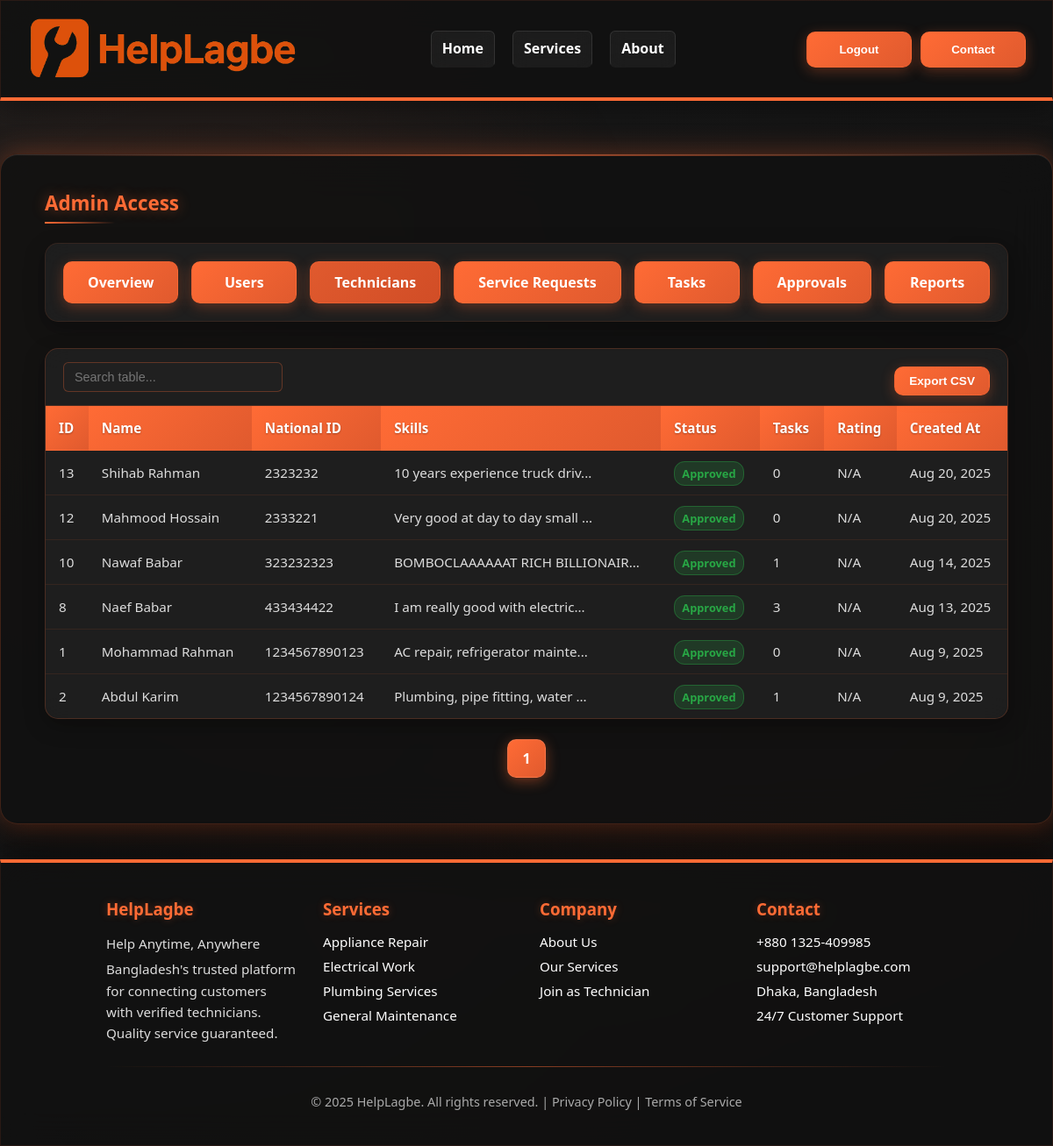
Screenshot of /admindash.php?tab=technicians with the database file from the repository.
### tables this page shows
CREATE TABLE `technician` (
  `technician_id` int(11) NOT NULL,
  `national_id` varchar(50) NOT NULL,
  `Full_Name` varchar(255) NOT NULL,
  `Required_Documents` text DEFAULT NULL,
  `Skill_details` text NOT NULL,
  `status` enum('pending','approved','rejected') DEFAULT 'pending',
  `user_id` int(11) NOT NULL,
  `created_at` timestamp NOT NULL DEFAULT current_timestamp(),
  `updated_at` timestamp NOT NULL DEFAULT current_timestamp() ON UPDATE current_timestamp(),
  `address` text DEFAULT NULL
);

### admindash.php (the view, shortened to what this page needs)
<?php
require 'db.php';
$perPage = 10;
$page = isset($_GET['page']) ? max(1, (int) $_GET['page']) : 1;
$offset = ($page - 1) * $perPage;
$allowed_tabs = ['overview', 'users', 'technicians', 'requests', 'tasks', 'approvals', 'reports'];
$tab = isset($_GET['tab']) && in_array($_GET['tab'], $allowed_tabs) ? $_GET['tab'] : 'overview';
function getCount($conn, $sql)
{
  $res = $conn->query($sql);
  if ($res && $row = $res->fetch_assoc()) {
    return (int) $row['count'];
  }
  return 0;
}
function getTotalPages($conn, $countSql, $perPage)
{
  $totalItems = getCount($conn, $countSql);
  return ceil($totalItems / $perPage);
}
?>
<!DOCTYPE html>
<html lang="en">
<head>
</head>
<body>
  <header>
    <div class="logo">
      <img src="logo.png" alt="HelpLagbe Logo" />
    </div>
    <nav>
      <a href="homepage.html">Home</a>
      <a href="#services">Services</a>
      <a href="#about">About</a>
    </nav>
    <div style="display:flex; gap:10px;">
      <button class="btn" onclick="location.href='login.html'">Logout</button>
      <button class="btn"
        onclick="document.getElementById('contact').scrollIntoView({behavior:'smooth'})">Contact</button>
    </div>
  </header>
  <div class="container">
    <div class="admin-access">Admin Access</div>
    <div class="buttons-box">
      <a href="?tab=overview" class="btn"
        style="background: <?= $tab === 'overview' ? 'linear-gradient(135deg, #e05a2e, #d14d26)' : 'linear-gradient(135deg, #ff6b35, #e05a2e)' ?>;">Overview</a>
      <a href="?tab=users" class="btn"
        style="background: <?= $tab === 'users' ? 'linear-gradient(135deg, #e05a2e, #d14d26)' : 'linear-gradient(135deg, #ff6b35, #e05a2e)' ?>;">Users</a>
      <a href="?tab=technicians" class="btn"
        style="background: <?= $tab === 'technicians' ? 'linear-gradient(135deg, #e05a2e, #d14d26)' : 'linear-gradient(135deg, #ff6b35, #e05a2e)' ?>;">Technicians</a>
      <a href="?tab=requests" class="btn"
        style="background: <?= $tab === 'requests' ? 'linear-gradient(135deg, #e05a2e, #d14d26)' : 'linear-gradient(135deg, #ff6b35, #e05a2e)' ?>;">Service
        Requests</a>
      <a href="?tab=tasks" class="btn"
        style="background: <?= $tab === 'tasks' ? 'linear-gradient(135deg, #e05a2e, #d14d26)' : 'linear-gradient(135deg, #ff6b35, #e05a2e)' ?>;">Tasks</a>
      <a href="?tab=approvals" class="btn"
        style="background: <?= $tab === 'approvals' ? 'linear-gradient(135deg, #e05a2e, #d14d26)' : 'linear-gradient(135deg, #ff6b35, #e05a2e)' ?>;">Approvals</a>
      <a href="?tab=reports" class="btn"
        style="background: <?= $tab === 'reports' ? 'linear-gradient(135deg, #e05a2e, #d14d26)' : 'linear-gradient(135deg, #ff6b35, #e05a2e)' ?>;">Reports</a>
    </div>
    <?php if ($tab === 'overview'):
      $totalUsers = getCount($conn, "SELECT COUNT(*) AS count FROM users");
      $totalTechnicians = getCount($conn, "SELECT COUNT(*) AS count FROM technician");
      $pendingTechnicians = getCount($conn, "SELECT COUNT(*) AS count FROM technician WHERE status = 'pending'");
      $approvedTechnicians = getCount($conn, "SELECT COUNT(*) AS count FROM technician WHERE status = 'approved'");
      $totalTasks = getCount($conn, "SELECT COUNT(*) AS count FROM tasks");
      $completedTasks = getCount($conn, "SELECT COUNT(*) AS count FROM tasks WHERE task_status = 'completed'");
      $totalRequests = getCount($conn, "SELECT COUNT(*) AS count FROM posts");
      $totalPayments = getCount($conn, "SELECT COUNT(*) AS count FROM payment");
      ?>
      <div class="stats-grid">
        <div class="stat-card">
          <h3>Total Users</h3>
          <p><?= $totalUsers ?></p>
        </div>
        <div class="stat-card">
          <h3>Total Technicians</h3>
          <p><?= $totalTechnicians ?></p>
        </div>
        <div class="stat-card">
          <h3>Pending Approvals</h3>
          <p><?= $pendingTechnicians ?></p>
        </div>
        <div class="stat-card">
          <h3>Approved Technicians</h3>
          <p><?= $approvedTechnicians ?></p>
        </div>
        <div class="stat-card">
          <h3>Total Tasks</h3>
          <p><?= $totalTasks ?></p>
        </div>
        <div class="stat-card">
          <h3>Completed Tasks</h3>
          <p><?= $completedTasks ?></p>
        </div>
        <div class="stat-card">
          <h3>Total Requests</h3>
          <p><?= $totalRequests ?></p>
        </div>
        <div class="stat-card">
          <h3>Total Payments</h3>
          <p><?= $totalPayments ?></p>
        </div>
      </div>
      <div class="table-container">
        <h3 style="padding: 20px; margin: 0; color: #ff6b35; border-bottom: 1px solid rgba(255, 107, 53, 0.2);">Recent
          Activity</h3>
        <table>
          <thead>
            <tr>
              <th>Type</th>
              <th>Details</th>
              <th>Date</th>
              <th>Status</th>
            </tr>
          </thead>
          <tbody>
            <?php
            $recent_query = "
              (SELECT 'New User' as type, CONCAT('User: ', username) as details, created_at as date, 'active' as status FROM users ORDER BY created_at DESC LIMIT 3)
              UNION ALL
              (SELECT 'New Technician' as type, CONCAT('Technician: ', Full_Name) as details, created_at as date, status FROM technician ORDER BY created_at DESC LIMIT 3)
              UNION ALL
              (SELECT 'New Task' as type, CONCAT('Task ID: ', task_id) as details, created_at as date, task_status as status FROM tasks ORDER BY created_at DESC LIMIT 3)
              ORDER BY date DESC LIMIT 10
            ";
            $recent_result = $conn->query($recent_query);
            while ($row = $recent_result->fetch_assoc()): ?>
              <tr>
                <td><?= htmlspecialchars($row['type']) ?></td>
                <td><?= htmlspecialchars($row['details']) ?></td>
                <td><?= date('M j, Y H:i', strtotime($row['date'])) ?></td>
                <td><span class="status-badge status-<?= $row['status'] ?>"><?= ucfirst($row['status']) ?></span></td>
              </tr>
            <?php endwhile; ?>
          </tbody>
        </table>
      </div>
    <?php elseif ($tab === 'technicians'):
      $totalPages = getTotalPages($conn, "SELECT COUNT(*) AS count FROM technician WHERE status != 'pending'", $perPage);
      $result = $conn->query("SELECT t.technician_id, t.Full_Name, t.national_id, t.status, t.created_at, t.Skill_details,
                              COUNT(ta.task_id) as task_count,
                              AVG(tf.technician_rating) as avg_rating
                              FROM technician t
                              LEFT JOIN tasks ta ON t.technician_id = ta.technician_id
                              LEFT JOIN task_feedback tf ON ta.task_id = tf.task_id
                              WHERE t.status != 'pending'
                              GROUP BY t.technician_id
                              ORDER BY t.created_at DESC
                              LIMIT $perPage OFFSET $offset");
      ?>
      <div class="table-container">
        <table>
          <thead>
            <tr>
              <th>ID</th>
              <th>Name</th>
              <th>National ID</th>
              <th>Skills</th>
              <th>Status</th>
              <th>Tasks</th>
              <th>Rating</th>
              <th>Created At</th>
            </tr>
          </thead>
          <tbody>
            <?php while ($row = $result->fetch_assoc()): ?>
              <tr>
                <td><?= $row['technician_id'] ?></td>
                <td><?= htmlspecialchars($row['Full_Name']) ?></td>
                <td><?= htmlspecialchars($row['national_id']) ?></td>
                <td title="<?= htmlspecialchars($row['Skill_details']) ?>">
                  <?= htmlspecialchars(substr($row['Skill_details'], 0, 30)) ?>...
                </td>
                <td><span class="status-badge status-<?= $row['status'] ?>"><?= ucfirst($row['status']) ?></span></td>
                <td><?= $row['task_count'] ?></td>
                <td><?= $row['avg_rating'] ? number_format($row['avg_rating'], 1) . '/5' : 'N/A' ?></td>
                <td><?= date('M j, Y', strtotime($row['created_at'])) ?></td>
              </tr>
            <?php endwhile; ?>
          </tbody>
        </table>
      </div>
      <div class="pagination">
        <?php for ($i = 1; $i <= $totalPages; $i++): ?>
          <a href="?tab=technicians&page=<?= $i ?>" class="<?= $i == $page ? 'active' : '' ?>"><?= $i ?></a>
        <?php endfor; ?>
      </div>
    <?php endif; ?>
  </div>
  <footer id="contact">
    <div class="footer-top">
      <div>
        <h3>HelpLagbe</h3>
        <p>Help Anytime, Anywhere</p>
        <p>Bangladesh's trusted platform for connecting customers with verified technicians. Quality service guaranteed.
        </p>
      </div>
      <div>
        <h3>Services</h3>
        <ul>
          <li>Appliance Repair</li>
          <li>Electrical Work</li>
          <li>Plumbing Services</li>
          <li>General Maintenance</li>
        </ul>
      </div>
      <div>
        <h3>Company</h3>
        <ul>
          <li><a href="#">About Us</a></li>
          <li><a href="#">Our Services</a></li>
          <li><a href="#">Join as Technician</a></li>
        </ul>
      </div>
      <div>
        <h3>Contact</h3>
        <ul>
          <li>+880 1325-409985</li>
          <li>support@helplagbe.com</li>
          <li>Dhaka, Bangladesh</li>
          <li>24/7 Customer Support</li>
        </ul>
      </div>
    </div>
    <hr />
    <div class="footer-bottom">
      © <?php echo date('Y'); ?> HelpLagbe. All rights reserved. |
      <a href="#">Privacy Policy</a> |
      <a href="#">Terms of Service</a>
    </div>
  </footer>
</body>
</html>

### rows the page displays
technician: technician_id "13", Full_Name "Shihab Rahman", national "2323232", Skill_details "10 years experience truck driv", status "Approved", task_count "0", created_at "Aug 20, 2025"
technician: technician_id "12", Full_Name "Mahmood Hossain", national "2333221", Skill_details "Very good at day to day small", status "Approved", task_count "0", created_at "Aug 20, 2025"
technician: technician_id "10", Full_Name "Nawaf Babar", national "323232323", Skill_details "BOMBOCLAAAAAAT RICH BILLIONAIR", status "Approved", task_count "1", created_at "Aug 14, 2025"
technician: technician_id "8", Full_Name "Naef Babar", national "433434422", Skill_details "I am really good with electric", status "Approved", task_count "3", created_at "Aug 13, 2025"
technician: technician_id "1", Full_Name "Mohammad Rahman", national "1234567890123", Skill_details "AC repair, refrigerator mainte", status "Approved", task_count "0", created_at "Aug 9, 2025"
technician: technician_id "2", Full_Name "Abdul Karim", national "1234567890124", Skill_details "Plumbing, pipe fitting, water", status "Approved", task_count "1", created_at "Aug 9, 2025"
